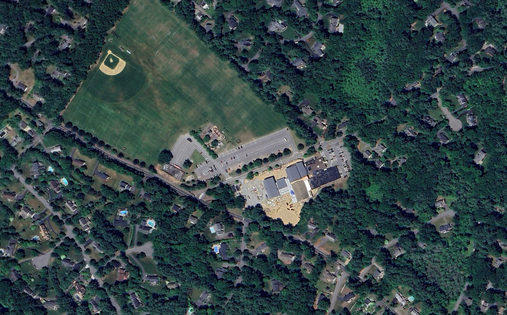
#> input picture images/2023 atkinson rotated copy.png, 507 x 315 px, shrunk from 1751 x 1090 before the run, given in place of 2010 atkinson pool.png, which was not available; the run also reads 1 picture not shown here
$ jupyter execute --allow-errors 'HAB v01.ipynb'
#> lines starting #> are read from the running program, lines starting #| are printed output that depends on the picture; pictures that were not available may be replaced by others from this repository, and a replacement may not be noted
[cell 1]
import cv2
import numpy as np

# Kernel size for Gaussian blur (denoising)
BLUR_KERNEL_SIZE = (3, 3)

# Factor to downsample the images (0.5 reduces the resolution to half)
DOWNSAMPLE_FACTOR = 0.3

# Lowe's ratio test threshold
LOWES_RATIO_THRESHOLD = 0.1

# Load the images
referenceImage = cv2.imread('/Users/kids/Jupyter_notebook/Hab/2010 atkinson pool.png')
#> referenceImage is the input picture: shape (315, 507, 3); mean B, G, R 70.9, 69.5, 51.7
capturedImage = cv2.imread('/Users/kids/Jupyter_notebook/Hab/2023 atkinson rotated.png')

#/Users/kids/Downloads/santa_nella_historical/santa_nella_satellite_2024.png
#/Users/kids/Downloads/santa_nella_historical/santa_nella_satellite_2009.png
#/Users/kids/Downloads/santa_nella_historical/santa_nella_satellite_2010.png
#/Users/kids/Downloads/santa_nella_historical/santa_nella_satellite_2011.png
#/Users/kids/Downloads/santa_nella_historical/santa_nella_satellite_2013.png

#referenceImage = cv2.imread('/Users/kids/Jupyter_notebook/Hab/santa_nella_satellite_2024.png')
#capturedImage = cv2.imread('/Users/kids/Jupyter_notebook/Hab/santanella_balloon.png')


# Apply Gaussian Blur for de-noising
capturedImageBlurred = cv2.GaussianBlur(capturedImage, BLUR_KERNEL_SIZE, 0)
referenceImageBlurred = cv2.GaussianBlur(referenceImage, BLUR_KERNEL_SIZE, 0)

# Downsample images to reduce resolution and emphasize significant features
capturedImageBlurredResized = cv2.resize(capturedImageBlurred, (0,0), fx=DOWNSAMPLE_FACTOR, fy=DOWNSAMPLE_FACTOR)
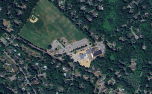
#> capturedImageBlurredResized: shape (94, 152, 3); mean B, G, R 70.8, 69.5, 51.7
referenceImageBlurredResized = cv2.resize(referenceImageBlurred, (0,0), fx=DOWNSAMPLE_FACTOR, fy=DOWNSAMPLE_FACTOR)

# Convert images to grayscale
capGray = cv2.cvtColor(capturedImageBlurredResized, cv2.COLOR_BGR2GRAY)
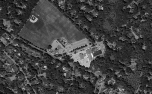
#> capGray: shape (94, 152); min 6, max 249, mean 64.3
refGray = cv2.cvtColor(referenceImageBlurredResized, cv2.COLOR_BGR2GRAY)

# Initialize SIFT detector
sift = cv2.SIFT_create()

# Find the keypoints and descriptors with SIFT
capKeypoints, capDescriptors = sift.detectAndCompute(capGray, None)
#> capKeypoints = 188 keypoints; strongest (x, y, size): (31, 20, 1.8), (36, 19, 2), (144, 48, 2.2), (60, 58, 2)
refKeypoints, refDescriptors = sift.detectAndCompute(refGray, None)
#> refKeypoints has the same summary as capKeypoints

# FLANN parameters
FLANN_INDEX_KDTREE = 1
index_params = dict(algorithm=FLANN_INDEX_KDTREE, trees=5)
search_params = dict(checks=50)

flann = cv2.FlannBasedMatcher(index_params, search_params)

# Perform the matching
matches = flann.knnMatch(capDescriptors, refDescriptors, k=2)
#> matches = 188 matches
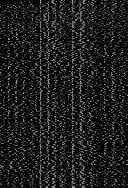
#> capDescriptors: shape (188, 128) float32; min 0, max 179, mean 29

# Apply Lowe's ratio test
good_matches = [m for m, n in matches if m.distance < LOWES_RATIO_THRESHOLD * n.distance]
#> good_matches = 188 matches

# Extract location of good matches
points1 = np.zeros((len(good_matches), 2), dtype=np.float32)
#> points1 = 188 pairs, first value 0 to 0, second value 0 to 0
points2 = np.zeros((len(good_matches), 2), dtype=np.float32)
#> points2 = 188 pairs, first value 0 to 0, second value 0 to 0

for i, match in enumerate(good_matches):
    points1[i, :] = capKeypoints[match.queryIdx].pt
    points2[i, :] = refKeypoints[match.trainIdx].pt
#> after the loop, points1 = 188 pairs, first value 2.41 to 143.9, second value 3.04 to 91.12; points2 has the same summary as points1

# Compute the affine transformation matrix
M, inliers = cv2.estimateAffinePartial2D(points1, points2)
#> M = [[1, 0, 0], [0, 1, 0]]; inliers = 188 values from 1 to 1

# Apply the affine transformation
transformed_image = cv2.warpAffine(capturedImage, M, (referenceImage.shape[1], referenceImage.shape[0]))

# [8 lines of commented-out code are left out]
#> (the rest of this cell did not finish here and is left out)

[cell 2]
import cv2
import numpy as np
import matplotlib.pyplot as plt

# Function to convert a BGR image to RGB for displaying correctly with matplotlib
def show_image(img, title="Image", cmap_type=None):
    if len(img.shape) == 3:  # Color image
        img_rgb = cv2.cvtColor(img, cv2.COLOR_BGR2RGB)
    else:  # Grayscale image
        img_rgb = img
        cmap_type = 'gray'
    plt.imshow(img_rgb, cmap=cmap_type)
    plt.title(title)
    plt.axis('off')  # Turn off axis numbers and ticks
    plt.show()


# Kernel size for Gaussian blur (denoising)
BLUR_KERNEL_SIZE = (2, 2)

# Factor to downsample the images (0.5 reduces the resolution to half)
DOWNSAMPLE_FACTOR = 0

# Lowe's ratio test threshold
LOWES_RATIO_THRESHOLD = 0.9

# Load the images
referenceImage = cv2.imread('/Users/kids/Jupyter_notebook/Hab/santa_nella_satellite_2024.png')
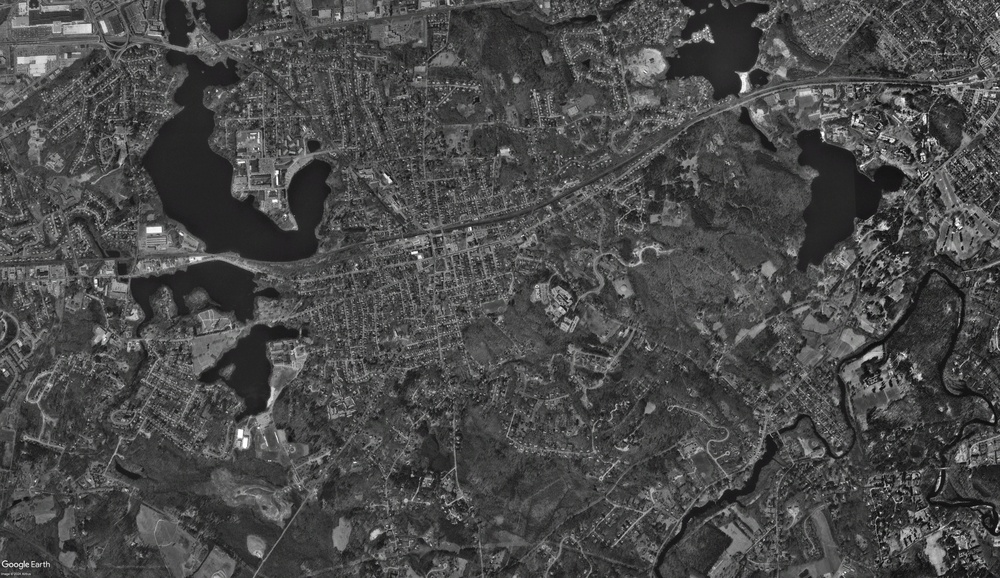
#> input picture comparisons/02_natick_GE_1995.jpg, 1000 x 578 px, shrunk from 3456 x 1996 before the run, given in place of santa_nella_satellite_2024.png, which was not available
#> referenceImage is the input picture: shape (578, 1000, 3); mean B, G, R 73.9, 74, 73.9
capturedImage = cv2.imread('/Users/kids/Jupyter_notebook/Hab/santa_nella_balloon_rotation_adjusted.png')


# [13 lines of commented-out code are left out]
capGray = cv2.cvtColor(capturedImage, cv2.COLOR_BGR2GRAY)
#> capGray: shape (578, 1000)
refGray = cv2.cvtColor(referenceImage, cv2.COLOR_BGR2GRAY)


# Initialize SIFT detector
sift = cv2.SIFT_create()

# Find the keypoints and descriptors with SIFT
capKeypoints, capDescriptors = sift.detectAndCompute(capGray, None)
#> capKeypoints = 7809 keypoints; strongest (x, y, size): (4, 370, 1.8), (823, 134, 2.6), (95, 281, 2.4), (277, 172, 2.5)
refKeypoints, refDescriptors = sift.detectAndCompute(refGray, None)
#> refKeypoints has the same summary as capKeypoints

# FLANN parameters
FLANN_INDEX_KDTREE = 1
index_params = dict(algorithm=FLANN_INDEX_KDTREE, trees=5)
search_params = dict(checks=50)  # or pass empty dictionary

flann = cv2.FlannBasedMatcher(index_params, search_params)

# Perform the matching
matches = flann.knnMatch(capDescriptors, refDescriptors, k=2)
#> matches = 7809 matches

# Need to draw only good matches, so create a mask
matchesMask = [[0,0] for i in range(len(matches))]
#> matchesMask = 7809 pairs, first value 0 to 0, second value 0 to 0

# Ratio test as per Lowe's paper
for i, (m,n) in enumerate(matches):
    if m.distance < LOWES_RATIO_THRESHOLD * n.distance:
        matchesMask[i] = [1,0]
#> after the loop, matchesMask = 7809 pairs, first value 1 to 1, second value 0 to 0

# Convert matches to format required by drawMatchesKnn
good_matches = [m for m, mask in zip(matches, matchesMask) if mask[0]]
#> good_matches = 7809 matches

# Draw parameters
draw_params = dict(matchColor=(0,255,0),
                   singlePointColor=(255,0,0),
                   matchesMask=matchesMask,
                   flags=cv2.DrawMatchesFlags_DEFAULT)
#> draw_params = 4 items

# Drawing the matches
matched_image = cv2.drawMatchesKnn(capturedImageBlurredResized, capKeypoints, referenceImageBlurredResized, refKeypoints, matches, None, **draw_params)
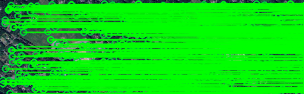
#> matched_image: shape (94, 304, 3); mean B, G, R 16.5, 218.1, 9.9

# Display
#cv2.imshow('Matches', matched_image)
#cv2.waitKey(0)
#cv2.destroyAllWindows()


show_image(matched_image, "Matched")

# Note: For further steps, such as finding a homography and warping the image, you would proceed from the list of good matches.
